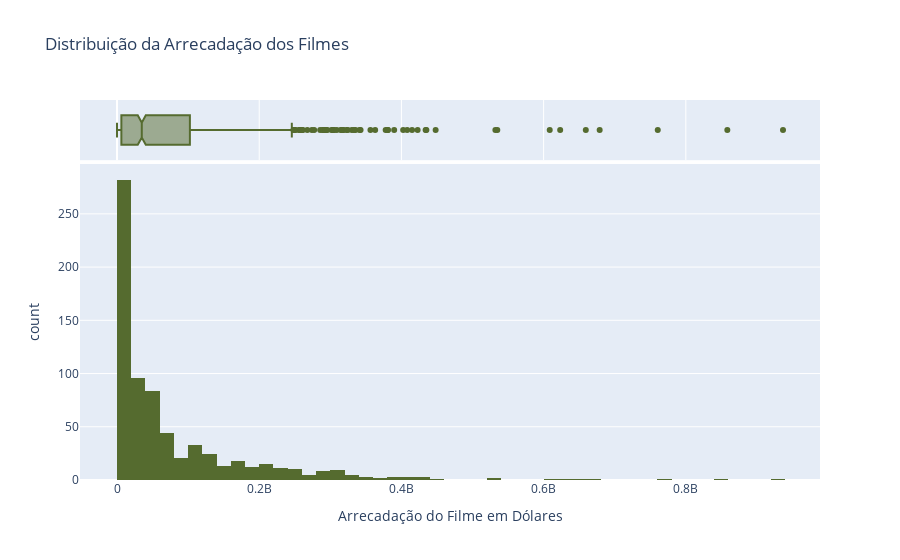

Notebook cell for this chart:
### Code cell
# Distribuição da Arrecadação dos Filmes
fig = px.histogram(
    x=df.Gross, 
    title="Distribuição da Arrecadação dos Filmes",
    marginal="box",
    labels={"x": "Arrecadação do Filme em Dólares"}
    ).update_traces(marker_color="DarkOliveGreen")
fig.show()

### Figure 1 — Plotly figure (JSON) as saved in the notebook; plotly's stock layout.template omitted (floating-point values rounded to 4 significant figures; data arrays with more than 128 entries replaced by an {"elided": "..."} marker saying what was removed)
{"data": [{"alignmentgroup": "True", "bingroup": "x", "hovertemplate": "Arrecadação do Filme em Dólares=%{x}<br>count=%{y}<extra></extra>", "legendgroup": "", "marker": {"color": "DarkOliveGreen", "pattern": {"shape": ""}}, "name": "", "offsetgroup": "", "orientation": "v", "showlegend": false, "type": "histogram", "x": {"elided": "714 int values"}, "xaxis": "x", "yaxis": "y"}, {"alignmentgroup": "True", "hovertemplate": "Arrecadação do Filme em Dólares=%{x}<extra></extra>", "legendgroup": "", "marker": {"color": "DarkOliveGreen"}, "name": "", "notched": true, "offsetgroup": "", "showlegend": false, "type": "box", "x": {"elided": "714 int values"}, "xaxis": "x2", "yaxis": "y2"}], "layout": {"barmode": "relative", "legend": {"tracegroupgap": 0}, "title": {"text": "Distribuição da Arrecadação dos Filmes"}, "xaxis": {"anchor": "y", "domain": [0, 1], "title": {"text": "Arrecadação do Filme em Dólares"}}, "xaxis2": {"anchor": "y2", "domain": [0, 1], "matches": "x", "showgrid": true, "showticklabels": false}, "yaxis": {"anchor": "x", "domain": [0, 0.8316], "title": {"text": "count"}}, "yaxis2": {"anchor": "x2", "domain": [0.8416, 1], "matches": "y2", "showgrid": false, "showline": false, "showticklabels": false, "ticks": ""}}}
